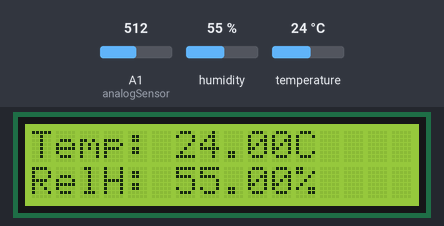
Bench run of a sketch on a simulated Arduino Uno, built with avr-gcc and run on an emulated ATmega328P. Parts: 16×2 character LCD. Inputs (shaded band) come from the test bench; at power-on: humidity 55 %, temperature 24 °C, A1 (analogSensor) = 512. What the sketch prints to the serial monitor is not drawn.

Above: at 2.6 s.
2.7 s: humidity set to 22 %
At 4.8 s:
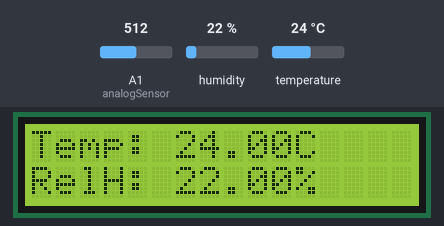
5.8 s: temperature set to 12 °C
At 7.6 s:
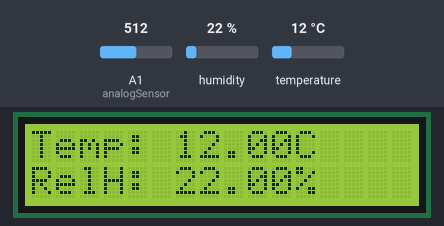
8.1 s: A1 (analogSensor) set to 53
9.6 s: A1 (analogSensor) set to 46
12.9 s: humidity set to 40 %
At 13.7 s:
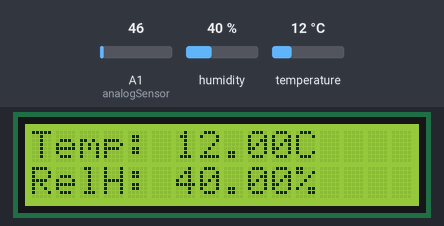
14.9 s: temperature set to 19 °C
At 16.4 s:
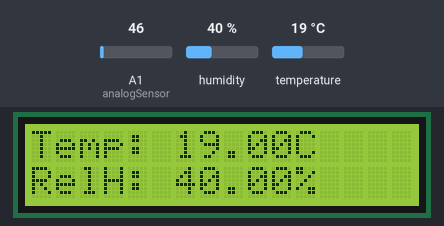
Timing chart, 0 to 17.9 s (numbered marks = the images above; inputs shaded):
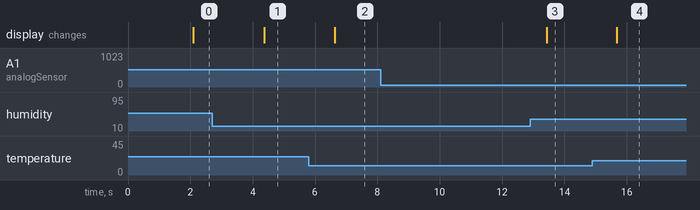

The sketch:

DHTandLCD.ino
```cpp
#include <LiquidCrystal.h>
#include "EmonLib.h"
// Example testing sketch for various DHT humidity/temperature sensors
// Written by ladyada, public domain

// REQUIRES the following Arduino libraries:
// - DHT Sensor Library: https://github.com/adafruit/DHT-sensor-library
// - Adafruit Unified Sensor Lib: https://github.com/adafruit/Adafruit_Sensor

#include "DHT.h"

#define DHTPIN 2     // Digital pin connected to the DHT sensor
// Feather HUZZAH ESP8266 note: use pins 3, 4, 5, 12, 13 or 14 --
// Pin 15 can work but DHT must be disconnected during program upload.

// Uncomment whatever type you're using!
//#define DHTTYPE DHT11   // DHT 11
#define DHTTYPE DHT22   // DHT 22  (AM2302), AM2321
//#define DHTTYPE DHT21   // DHT 21 (AM2301)

#define CURRENT_ANALOG_IN A1
int analogSensor = A1;

// Connect pin 1 (on the left) of the sensor to +5V
// NOTE: If using a board with 3.3V logic like an Arduino Due connect pin 1
// to 3.3V instead of 5V!
// Connect pin 2 of the sensor to whatever your DHTPIN is
// Connect pin 4 (on the right) of the sensor to GROUND
// Connect a 10K resistor from pin 2 (data) to pin 1 (power) of the sensor

// Initialize DHT sensor.
// Note that older versions of this library took an optional third parameter to
// tweak the timings for faster processors.  This parameter is no longer needed
// as the current DHT reading algorithm adjusts itself to work on faster procs.
DHT dht(DHTPIN, DHTTYPE);
LiquidCrystal lcd(12, 11, 6, 5, 4, 3);


// Energy Monitor section
EnergyMonitor emon1;

uint8_t pin_send_trigger = 7;
bool rangeHoodIsOn = false;

void setup() {

  Serial.begin(9600);
  Serial.println(F("DHTxx test!"));
  lcd.begin(16, 2);
  lcd.print("Found you!");
  dht.begin();
  emon1.current(analogSensor, 20.0);
  pinMode(pin_send_trigger, OUTPUT);
}

void loop() {
  // Wait a few seconds between measurements.
  delay(2000);
  printTemp();
  //delay(2000);
  //sampleInput();
  //printVoltage();
  setRangeHoodPin();
}

void setRangeHoodPin()
{
  bool isOn = isRangeHoodOn();
  if (isOn && !rangeHoodIsOn)
  {
    digitalWrite(pin_send_trigger, 1);
    rangeHoodIsOn = true;
    Serial.println("Turning fan on");
  }
  else if(!isOn && rangeHoodIsOn)
  {
    digitalWrite(pin_send_trigger, 0);
    rangeHoodIsOn = false;
    Serial.println("Turning fan off");
  }
/*
  Serial.println("Current Range Hood State "+String(digitalRead(pin_send_trigger)));
  */
}

float sampleInput()
{
  float low = 10000;
  float high = 0;
  float next = 0;
 for (unsigned int n = 0; n < 2000; n++)
 {
    //next = analogRead(CURRENT_ANALOG_IN);
    next = analogRead(analogSensor);
    if (next > high)
    {
       high = next;
    }
    if (next < low)
    {
      low = next;
    }
 }
 Serial.print(F("Low: "));
 Serial.print(low);
 Serial.print(F(", High: "));
 Serial.println(high);
 return high;
}

bool isRangeHoodOn()
{
   float sample = sampleInput();
   if (sample > 50)
   {
       Serial.println("Range hood is on, sample value is "+String(sample));
       return true;
   }
   return false;
}

void printVoltage()
{
  double irms = emon1.calcIrms(1480);
  emon1.serialprint();
  lcd.setCursor(0,0);
  lcd.print("Current ");
  lcd.print(irms*115.0);
  lcd.setCursor(0,1);
  lcd.print("This is not a test.");
}

void printTemp()
{
  // Reading temperature or humidity takes about 250 milliseconds!
  // Sensor readings may also be up to 2 seconds 'old' (its a very slow sensor)
  float h = dht.readHumidity();
  // Read temperature as Celsius (the default)
  float t = dht.readTemperature();
  // Read temperature as Fahrenheit (isFahrenheit = true)
  float f = dht.readTemperature(true);

  // Check if any reads failed and exit early (to try again).
  if (isnan(h) || isnan(t) || isnan(f)) {
    Serial.println(F("Failed to read from DHT sensor!"));
    return;
  }

  // Compute heat index in Fahrenheit (the default)
  float hif = dht.computeHeatIndex(f, h);
  // Compute heat index in Celsius (isFahreheit = false)
  float hic = dht.computeHeatIndex(t, h, false);
  Serial.print(F("Humidity: "));
  Serial.print(h);
  Serial.print(F("%  Temperature: "));
  Serial.print(t);
  Serial.print(F("°C "));
  Serial.print(f);
  Serial.print(F("°F  Heat index: "));
  Serial.print(hic);
  Serial.print(F("°C "));
  Serial.print(hif);
  Serial.println(F("°F"));
  lcd.setCursor(0,0);
  lcd.print("Temp: ");
  lcd.print(t);
  lcd.print("C");
  lcd.setCursor(0,1);
  lcd.print("RelH: ");
  lcd.print(h);
  lcd.print("%");
}
```

Measured:
- after the input at 2.7 s, the display: changes after 1.7 s (image 1)
- after the input at 5.8 s, the display: changes after 0.83 s (image 2)
- after the input at 8.1 s, every drawn part: stays the same
- after the input at 9.6 s, every drawn part: stays the same
- after the input at 12.9 s, the display: changes after 0.53 s (image 3)
- after the input at 14.9 s, the display: changes after 0.79 s (image 4)
